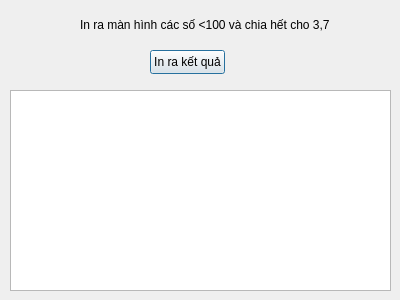
<?xml version="1.0" encoding="UTF-8"?>
<ui version="4.0">
 <class>Bai4_Tuan1</class>
 <widget class="QDialog" name="Bai4_Tuan1">
  <property name="geometry">
   <rect>
    <x>0</x>
    <y>0</y>
    <width>400</width>
    <height>300</height>
   </rect>
  </property>
  <property name="windowTitle">
   <string>Bai4_Tuan1</string>
  </property>
  <widget class="QPushButton" name="pushButton">
   <property name="geometry">
    <rect>
     <x>150</x>
     <y>50</y>
     <width>75</width>
     <height>24</height>
    </rect>
   </property>
   <property name="text">
    <string>In ra kết quả</string>
   </property>
  </widget>
  <widget class="QLabel" name="label">
   <property name="geometry">
    <rect>
     <x>80</x>
     <y>10</y>
     <width>361</width>
     <height>31</height>
    </rect>
   </property>
   <property name="text">
    <string>In ra màn hình các số &lt;100 và chia hết cho 3,7</string>
   </property>
  </widget>
  <widget class="QTextEdit" name="textEdit">
   <property name="geometry">
    <rect>
     <x>10</x>
     <y>90</y>
     <width>381</width>
     <height>201</height>
    </rect>
   </property>
  </widget>
 </widget>
 <layoutdefault spacing="6" margin="11"/>
 <resources/>
 <connections/>
</ui>
